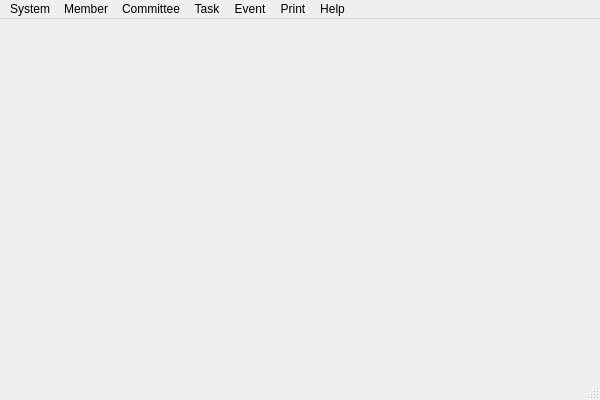
<?xml version="1.0" encoding="UTF-8"?>
<ui version="4.0">
 <class>Cooper</class>
 <widget class="QMainWindow" name="Cooper">
  <property name="geometry">
   <rect>
    <x>0</x>
    <y>0</y>
    <width>600</width>
    <height>400</height>
   </rect>
  </property>
  <property name="windowTitle">
   <string>Cooper</string>
  </property>
  <widget class="QWidget" name="centralWidget"/>
  <widget class="QMenuBar" name="menuBar">
   <property name="geometry">
    <rect>
     <x>0</x>
     <y>0</y>
     <width>600</width>
     <height>21</height>
    </rect>
   </property>
   <widget class="QMenu" name="menuSystem">
    <property name="title">
     <string>System</string>
    </property>
    <addaction name="actionLogoff"/>
    <addaction name="actionQuit"/>
   </widget>
   <widget class="QMenu" name="menuMember">
    <property name="title">
     <string>Member</string>
    </property>
    <addaction name="actionAdd_Member"/>
    <addaction name="actionEdit_Member"/>
    <addaction name="actionDelete_Member"/>
   </widget>
   <widget class="QMenu" name="menuCommittee">
    <property name="title">
     <string>Committee</string>
    </property>
    <addaction name="actionAdd_Committee"/>
    <addaction name="actionDelete_Committee"/>
   </widget>
   <widget class="QMenu" name="menuTask">
    <property name="title">
     <string>Task</string>
    </property>
    <addaction name="actionAssign_Task"/>
    <addaction name="actionEdit_Task"/>
    <addaction name="actionDelete_Task"/>
   </widget>
   <widget class="QMenu" name="menuEvent">
    <property name="title">
     <string>Event</string>
    </property>
    <addaction name="actionMove_Out"/>
    <addaction name="actionInternal_Move"/>
    <addaction name="actionAnnual_Task_Spec"/>
   </widget>
   <widget class="QMenu" name="menuPrint">
    <property name="title">
     <string>Print</string>
    </property>
    <addaction name="actionPhone_List"/>
    <addaction name="actionCommittee_List"/>
    <addaction name="actionTask_List"/>
   </widget>
   <widget class="QMenu" name="menuHelp">
    <property name="title">
     <string>Help</string>
    </property>
    <addaction name="actionManual"/>
    <addaction name="actionAbout_Cooper"/>
   </widget>
   <addaction name="menuSystem"/>
   <addaction name="menuMember"/>
   <addaction name="menuCommittee"/>
   <addaction name="menuTask"/>
   <addaction name="menuEvent"/>
   <addaction name="menuPrint"/>
   <addaction name="menuHelp"/>
  </widget>
  <widget class="QStatusBar" name="statusBar"/>
  <action name="actionLogoff">
   <property name="text">
    <string>Logoff</string>
   </property>
  </action>
  <action name="actionQuit">
   <property name="text">
    <string>Quit</string>
   </property>
  </action>
  <action name="actionAdd_Member">
   <property name="text">
    <string>Add Member</string>
   </property>
  </action>
  <action name="actionEdit_Member">
   <property name="text">
    <string>Edit Member</string>
   </property>
  </action>
  <action name="actionDelete_Member">
   <property name="text">
    <string>Delete Member</string>
   </property>
  </action>
  <action name="actionAdd_Committee">
   <property name="text">
    <string>Add Committee</string>
   </property>
  </action>
  <action name="actionDelete_Committee">
   <property name="text">
    <string>Delete Committee</string>
   </property>
  </action>
  <action name="actionAssign_Task">
   <property name="text">
    <string>Assign Task</string>
   </property>
  </action>
  <action name="actionEdit_Task">
   <property name="text">
    <string>Edit Task</string>
   </property>
  </action>
  <action name="actionDelete_Task">
   <property name="text">
    <string>Delete Task</string>
   </property>
  </action>
  <action name="actionMove_Out">
   <property name="text">
    <string>Move Out</string>
   </property>
  </action>
  <action name="actionInternal_Move">
   <property name="text">
    <string>Internal Move</string>
   </property>
  </action>
  <action name="actionAnnual_Task_Spec">
   <property name="text">
    <string>Annual Task Spec</string>
   </property>
  </action>
  <action name="actionPhone_List">
   <property name="text">
    <string>Phone List</string>
   </property>
  </action>
  <action name="actionCommittee_List">
   <property name="text">
    <string>Committee List</string>
   </property>
  </action>
  <action name="actionTask_List">
   <property name="text">
    <string>Task List</string>
   </property>
  </action>
  <action name="actionManual">
   <property name="text">
    <string>Manual</string>
   </property>
  </action>
  <action name="actionAbout_Cooper">
   <property name="text">
    <string>About Cooper</string>
   </property>
  </action>
 </widget>
 <layoutdefault spacing="6" margin="11"/>
 <resources/>
 <connections>
  <connection>
   <sender>actionQuit</sender>
   <signal>triggered()</signal>
   <receiver>Cooper</receiver>
   <slot>close()</slot>
   <hints>
    <hint type="sourcelabel">
     <x>-1</x>
     <y>-1</y>
    </hint>
    <hint type="destinationlabel">
     <x>299</x>
     <y>199</y>
    </hint>
   </hints>
  </connection>
 </connections>
</ui>
